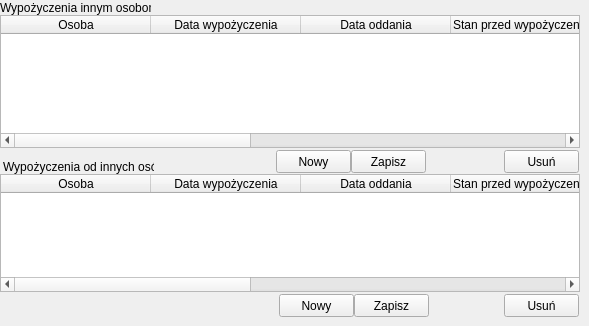
    <widget class="QWidget" name="BIBLIO">
     <attribute name="title">
      <string>Bibliotekarz</string>
     </attribute>
     <widget class="QTableWidget" name="tableWidget_BIBLIO_WYPIN">
      <property name="geometry">
       <rect>
        <x>0</x>
        <y>15</y>
        <width>580</width>
        <height>133</height>
       </rect>
      </property>
      <property name="tabKeyNavigation">
       <bool>false</bool>
      </property>
      <property name="showDropIndicator" stdset="0">
       <bool>false</bool>
      </property>
      <property name="dragDropOverwriteMode">
       <bool>false</bool>
      </property>
      <property name="selectionBehavior">
       <enum>QAbstractItemView::SelectRows</enum>
      </property>
      <attribute name="horizontalHeaderDefaultSectionSize">
       <number>150</number>
      </attribute>
      <column>
       <property name="text">
        <string>Osoba</string>
       </property>
      </column>
      <column>
       <property name="text">
        <string>Data wypożyczenia</string>
       </property>
      </column>
      <column>
       <property name="text">
        <string>Data oddania</string>
       </property>
      </column>
      <column>
       <property name="text">
        <string>Stan przed wypożyczeniem</string>
       </property>
      </column>
      <column>
       <property name="text">
        <string>Stan po oddaniu</string>
       </property>
      </column>
      <column>
       <property name="text">
        <string>ID</string>
       </property>
      </column>
      <column>
       <property name="text">
        <string>IDPDB</string>
       </property>
      </column>
     </widget>
     <widget class="QLabel" name="label_42">
      <property name="geometry">
       <rect>
        <x>0</x>
        <y>0</y>
        <width>151</width>
        <height>16</height>
       </rect>
      </property>
      <property name="text">
       <string>Wypożyczenia innym osobom</string>
      </property>
     </widget>
     <widget class="QPushButton" name="pushButton_BIBLIOWYPISave">
      <property name="geometry">
       <rect>
        <x>351</x>
        <y>150</y>
        <width>75</width>
        <height>23</height>
       </rect>
      </property>
      <property name="text">
       <string>Zapisz</string>
      </property>
     </widget>
     <widget class="QPushButton" name="pushButton_BIBLIOWYPINDel">
      <property name="geometry">
       <rect>
        <x>504</x>
        <y>150</y>
        <width>75</width>
        <height>23</height>
       </rect>
      </property>
      <property name="text">
       <string>Usuń</string>
      </property>
     </widget>
     <widget class="QTableWidget" name="tableWidget_BIBLIO_WYPODIN">
      <property name="geometry">
       <rect>
        <x>0</x>
        <y>174</y>
        <width>580</width>
        <height>118</height>
       </rect>
      </property>
      <attribute name="horizontalHeaderDefaultSectionSize">
       <number>150</number>
      </attribute>
      <column>
       <property name="text">
        <string>Osoba</string>
       </property>
      </column>
      <column>
       <property name="text">
        <string>Data wypożyczenia</string>
       </property>
      </column>
      <column>
       <property name="text">
        <string>Data oddania</string>
       </property>
      </column>
      <column>
       <property name="text">
        <string>Stan przed wypożyczeniem</string>
       </property>
      </column>
      <column>
       <property name="text">
        <string>Stan po oddaniu</string>
       </property>
      </column>
      <column>
       <property name="text">
        <string>ID</string>
       </property>
      </column>
      <column>
       <property name="text">
        <string>IDPDB</string>
       </property>
      </column>
     </widget>
     <widget class="QPushButton" name="pushButton_BIBLIOWYPODINSave">
      <property name="geometry">
       <rect>
        <x>354</x>
        <y>294</y>
        <width>75</width>
        <height>23</height>
       </rect>
      </property>
      <property name="text">
       <string>Zapisz</string>
      </property>
     </widget>
     <widget class="QPushButton" name="pushButton_BIBLIOWYPODINDel">
      <property name="geometry">
       <rect>
        <x>504</x>
        <y>294</y>
        <width>75</width>
        <height>23</height>
       </rect>
      </property>
      <property name="text">
       <string>Usuń</string>
      </property>
     </widget>
     <widget class="QLabel" name="label_43">
      <property name="geometry">
       <rect>
        <x>3</x>
        <y>159</y>
        <width>151</width>
        <height>16</height>
       </rect>
      </property>
      <property name="text">
       <string>Wypożyczenia od innych osób</string>
      </property>
     </widget>
     <widget class="QPushButton" name="pushButton_B_WYPIN_New">
      <property name="geometry">
       <rect>
        <x>276</x>
        <y>150</y>
        <width>75</width>
        <height>23</height>
       </rect>
      </property>
      <property name="text">
       <string>Nowy</string>
      </property>
     </widget>
     <widget class="QPushButton" name="pushButton_B_WYPODIN_New">
      <property name="geometry">
       <rect>
        <x>279</x>
        <y>294</y>
        <width>75</width>
        <height>23</height>
       </rect>
      </property>
      <property name="text">
       <string>Nowy</string>
      </property>
     </widget>
    </widget>
